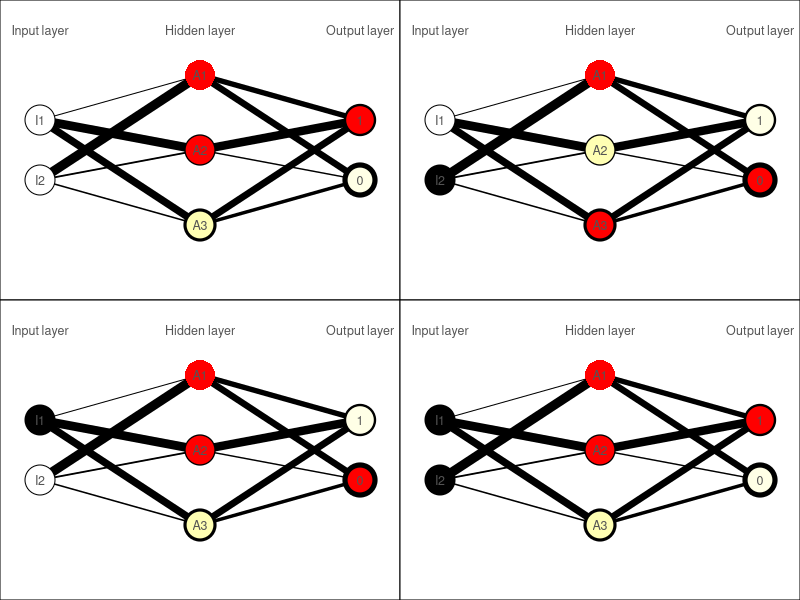
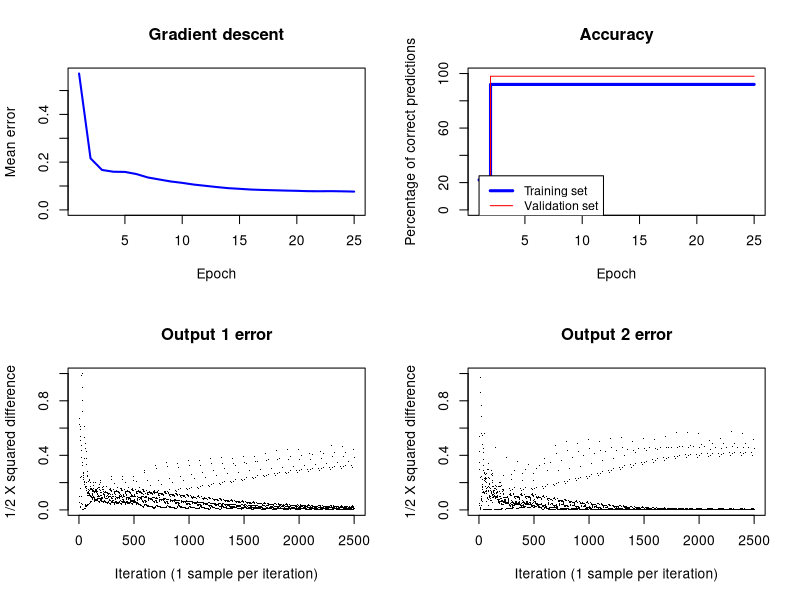

These figures' R source, in order:
########## Sample generation with 95% accuracy (logical function can be modified here) ##########
n1=sample(c(0,1),200,rep=T)
n2=sample(c(0,1),200,rep=T)
o=xor(n1,n2)
rand=sample(1:200,10)
o[rand]=!o[rand]
d=data.frame(input1=n1,input2=n2,output=as.numeric(o))

########## Function for a 2-3-2 neural network ##########
runn=function(x,y){
	### Input layer ###
	I1= x
	I2= y

	### Hidden layer with ReLu activation function ###
	A1= max(00, (I1 * I1A1w) + (I2 * I2A1w) +B[1]) 
	A2= max(00, (I1 * I1A2w) + (I2 * I2A2w) +B[2])
	A3= max(00, (I1 * I1A3w) + (I2 * I2A3w) +B[3])

	### Output layer ###
	OT= (A1 * A1Tw) + (A2 * A2Tw) + (A3 * A3Tw) +B[4]
	OF= (A1 * A1Fw) + (A2 * A2Fw) + (A3 * A3Fw) +B[5]

I1<<-I1; I2<<-I2; A1<<-A1; A2<<-A2; A3<<-A3; OT<<-OT; OF<<-OF
			}


########## 50 trials before failing ##########
for (mm in 1:50){
E1.graph= E2.graph= graph= v.graph= E.mean.graph= numeric()

### Assigning random weights and biases 
rn=function(x){runif(1,-2,2)} 
	I1A1w= rn()
	I1A2w= rn()
	I1A3w= rn()
	I2A1w= rn()
	I2A2w= rn()
	I2A3w= rn()
	A1Tw= rn()
	A1Fw= rn()
	A2Tw= rn()
	A2Fw= rn()
	A3Tw= rn()
	A3Fw= rn()

	B= runif(5,-2,2)

### Assigning learning rate
	rate= .01
	

########## 50 Epochs ##########	
for (Epoch in 1:50){


########## Training with the first 100 samples (100 iterations) ##########
E=0
for (S in 1:100){
runn(d$input1[S],d$input2[S])


########## Calculating network values and output errors ########## 			
A1net= (I1 * I1A1w) + (I2 * I2A1w)
A2net= (I1 * I1A2w) + (I2 * I2A2w)
A3net= (I1 * I1A3w) + (I2 * I2A3w)
E1= ((OT-d$output[S])^2)/2
E2= ((OF-!(d$output[S]))^2)/2

########## Calculating partial derivatives ###############
## partial derivatives of errors in respect to outputs
	der.E1.OT= OT-d$output[S]
	der.E2.OF= OF-as.numeric(!d$output[S])

## partial derivatives of node outputs in respect to net node inputs
	der.A1.A1net= ifelse(A1net<=0,0,1)
	der.A2.A2net= ifelse(A2net<=0,0,1)
	der.A3.A3net= ifelse(A3net<=0,0,1)

## partial derivatives of net inputs in respect to weights
	der.OT.A1Tw= A1
	der.OT.A2Tw= A2
	der.OT.A3Tw= A3
	der.OF.A1Fw= A1
	der.OF.A2Fw= A2
	der.OF.A3Fw= A3
	der.A1net.I1A1w= I1
	der.A1net.I2A1w= I2
	der.A2net.I1A2w= I1
	der.A2net.I2A2w= I2
	der.A3net.I1A3w= I1
	der.A3net.I2A3w= I2

## partial derivatives of net inputs in respect to outputs in prev. layer
	der.OT.A1= A1Tw
	der.OF.A1= A1Fw
	der.OT.A2= A2Tw
	der.OF.A2= A2Fw
	der.OT.A3= A3Tw
	der.OF.A3= A3Fw

## partial derivatives of errors in respect to outputs in hidden layer
	der.E1.A1= der.E1.OT * der.OT.A1 
	der.E2.A1= der.E2.OF * der.OF.A1
	der.E1.A2= der.E1.OT * der.OT.A2 
	der.E2.A2= der.E2.OF * der.OF.A2
	der.E1.A3= der.E1.OT * der.OT.A3 
	der.E2.A3= der.E2.OF * der.OF.A3
	der.Etotal.A1= der.E1.A1 + der.E2.A1
	der.Etotal.A2= der.E1.A2 + der.E2.A2
	der.Etotal.A3= der.E1.A3 + der.E2.A3

## partial derivatives of errors in respect to weights
	der.E1.A1Tw= der.E1.OT * der.OT.A1Tw
	der.E1.A2Tw= der.E1.OT * der.OT.A2Tw
	der.E1.A3Tw= der.E1.OT * der.OT.A3Tw														
	der.E2.A1Fw= der.E2.OF * der.OF.A1Fw
	der.E2.A2Fw= der.E2.OF * der.OF.A2Fw
	der.E2.A3Fw= der.E2.OF * der.OF.A3Fw
	der.Etotal.I1A1w= der.Etotal.A1 * der.A1.A1net * der.A1net.I1A1w
	der.Etotal.I2A1w= der.Etotal.A1 * der.A1.A1net * der.A1net.I2A1w
	der.Etotal.I1A2w= der.Etotal.A2 * der.A2.A2net * der.A2net.I1A2w
	der.Etotal.I2A2w= der.Etotal.A2 * der.A2.A2net * der.A2net.I2A2w
	der.Etotal.I1A3w= der.Etotal.A3 * der.A3.A3net * der.A3net.I1A3w
	der.Etotal.I2A3w= der.Etotal.A3 * der.A3.A3net * der.A3net.I2A3w

## partial derivatives of errors in respect to biases 
	der.Etotal.B1= der.Etotal.A1 * der.A1.A1net * 1 # (derivative of net node input in respect to bias = 1)
	der.Etotal.B2= der.Etotal.A2 * der.A2.A2net * 1
	der.Etotal.B3= der.Etotal.A3 * der.A3.A3net * 1
	der.E1.B4= der.E1.OT * 1
	der.E2.B5= der.E2.OF * 1


########### Updating weights and biases #############
	I1A1w= I1A1w - (rate * der.Etotal.I1A1w)
	I2A1w= I2A1w - (rate * der.Etotal.I2A1w)
	I1A2w= I1A2w - (rate * der.Etotal.I1A2w)
	I2A2w= I2A2w - (rate * der.Etotal.I2A2w)
	I1A3w= I1A3w - (rate * der.Etotal.I1A3w)
	I2A3w= I2A3w - (rate * der.Etotal.I2A3w)
	A1Tw= A1Tw - (rate * der.E1.A1Tw)
	A2Tw= A2Tw - (rate * der.E1.A2Tw)
	A3Tw= A3Tw - (rate * der.E1.A3Tw)
	A1Fw= A1Fw - (rate * der.E2.A1Fw)
	A2Fw= A2Fw - (rate * der.E2.A2Fw)
	A3Fw= A3Fw - (rate * der.E2.A3Fw)
	B[1]=B[1] - (rate * der.Etotal.B1)
	B[2]=B[2] - (rate * der.Etotal.B2)
	B[3]=B[3] - (rate * der.Etotal.B3)
	B[4]=B[4] - (rate * der.E1.B4)
	B[5]=B[5] - (rate * der.E2.B5)


########## Adding errors to error vectors (E= total error, E1= output 1 error, E2= output 2 error) ##########
E=c(E,E1+E2)
E1.graph=c(E1.graph,E1)
E2.graph=c(E2.graph,E2)

			         }

E.mean.graph=c(E.mean.graph,mean(E))


########## Evaluating the training set ##########
counter=0
for (TS in 1:100){

runn(d$input1[TS],d$input2[TS])
output=ifelse(OT>OF,1,0)
if (output== d$output[TS]) {counter= counter+1}

			 }

graph=c(graph,counter)


########## Validation with next 100 samples (validation set) ##########
v.counter=0
for (VS in 101:200){

runn(d$input1[VS], d$input2[VS])
output=ifelse(OT>OF,1,0)
if (output== d$output[VS]) {v.counter= v.counter+1}
			  }
			    		  
v.graph=c(v.graph,v.counter)


### break loop when error signal converges
if(length(E.mean.graph)>10 & var(tail(E.mean.graph,10))< 1e-5){break}
      	   }
      			
      				
### assigning acceptable error value
					
if(mean(E)<.1){break}

}


########## Neural network diagrams ##########
library(grid)
dev.new()
vc=0
for (I1 in 0:1){
	for (I2 in 0:1){

runn(I1,I2)

vp=list(viewport(0,1,0.5,0.5,just=c("left","top")),
		    viewport(1,1,0.5,0.5,just=c("right","top")),
		    viewport(0,0,0.5,0.5,just=c("left","bottom")),
        viewport(1,0,0.5,0.5,just=c("right","bottom")))
vc=vc+1
pushViewport(vp[[vc]])
grid.rect()

A.max=max(c(A1,A2,A3))
A.min=min(c(A1,A2,A3))
w.list=c(I1A1w, I2A1w, I1A2w, I2A2w, I1A3w, I2A3w, A1Tw, A2Tw, A3Tw, A1Fw, A2Fw, A3Fw)
c1=ifelse(I1==1,"black","white")
c2=ifelse(I2==1,"black","white")
line.weight=function(x){ ((x-min(w.list)) / (max(w.list)-min(w.list))) * 8 +1 }
circle.thk=function(x){ ((x-min(B)) / (max(B)-min(B)))* 5 }
col.fn=function(x){ heat.colors(20)[((x-A.min)/((A.max-A.min+.0001))) * 19 +1] }

l.crd=matrix(c(0.10, 0.50, 0.60, 0.75, 0.10, 0.50, 0.60, 0.25, 0.10, 0.50, 0.40, 0.50, 0.10, 0.50, 0.60, 0.50, 0.10,
	0.50, 0.40, 0.75, 0.10, 0.50, 0.40, 0.25, 0.50, 0.90, 0.75, 0.60, 0.50, 0.90, 0.50, 0.60, 0.50, 0.90,
	0.25, 0.60, 0.50, 0.90, 0.75, 0.40, 0.50, 0.90, 0.50, 0.40, 0.50, 0.90, 0.25, 0.40),ncol=4,byrow=T)

t.crd=matrix(c("I1",.1,.6,"I2",.1,.4,"A1",.5,.75,"A2",.5,.5,"A3",.5,.25,"1",.9,.6,"0",.9,.4,"Input layer",
	.1,.9,"Hidden layer",0.5,.9,"Output layer",.9,.9),ncol=3,byrow=T)

for (ln in 1:12){grid.lines(c(l.crd[ln,1],l.crd[ln,2]),c(l.crd[ln,3],l.crd[ln,4]),gp=gpar(lwd=line.weight(w.list[ln])))}

grid.circle(.1,.6,.05,gp=gpar(fill=c1))
grid.circle(.1,.4,.05,gp=gpar(fill=c2))
grid.circle(.5,.75,.05,gp=gpar(fill=col.fn(A1),lwd=circle.thk(B[1])))
grid.circle(.5,.5,.05,gp=gpar(fill=col.fn(A2),lwd=circle.thk(B[2])))
grid.circle(.5,.25,.05,gp=gpar(fill=col.fn(A3),lwd=circle.thk(B[3])))
grid.circle(.9,.6,.05,gp=gpar(fill=heat.colors(20)[ifelse(OT>OF,20,1)],lwd=circle.thk(B[4])))
grid.circle(.9,.4,.05,gp=gpar(fill=heat.colors(20)[ifelse(OT>OF,1,20)],lwd=circle.thk(B[5])))

for (tx in 1:10){grid.text(label=t.crd[tx,1],as.numeric(t.crd[tx,2]),as.numeric(t.crd[tx,3]),gp=gpar(col="gray33",cex=.75))}

upViewport()
					}
				}


########## Gradient descent and accuracy graphs ##########
dev.new()
layout(matrix(c(1,2,3,4),2,2,byrow=TRUE))

plot(E.mean.graph,type="l",lwd=2,col="blue",ylab="Mean error",xlab="Epoch",main="Gradient descent",ylim=c(0,max(E.mean.graph)))

plot(graph,type="s", xlab="Epoch",ylab="Percentage of correct predictions", col=c("blue","red"), main="Accuracy",ylim=c(0,100),lwd=3)
lines(v.graph,type="s",col="red")
legend(unit(1,"npc"),unit(25,"npc"),legend=c("Training set","Validation set"),col=c("blue","red"),lty=c(1,1),lwd=c(3,1),cex=.9)

plot(E1.graph,ylim=c(0,1),pch=".",main="Output 1 error",ylab="1/2 X squared difference", xlab="Iteration (1 sample per iteration)")

plot(E2.graph,ylim=c(0,1),pch=".",main="Output 2 error",ylab="1/2 X squared difference", xlab="Iteration (1 sample per iteration)")


########## Print number of restarts and accuracy ##########
cat("Number of restarts= ",mm-1,"\n")
cat("Accuracy= ",v.counter,"\n")
